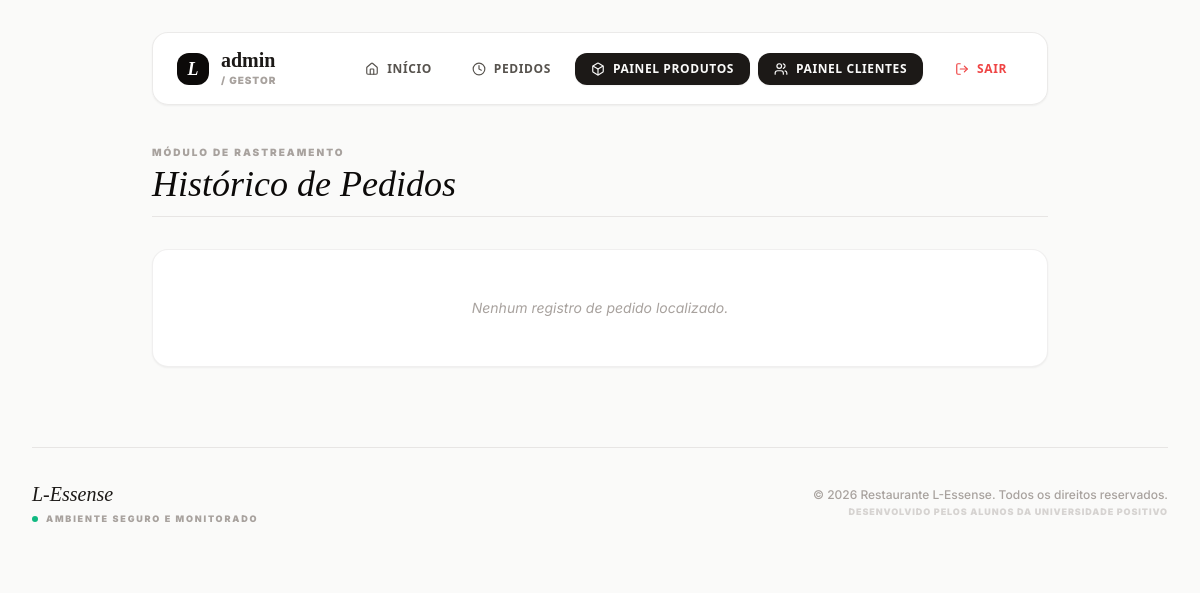
The app's page /dashboard/status.php (signed in), older data.
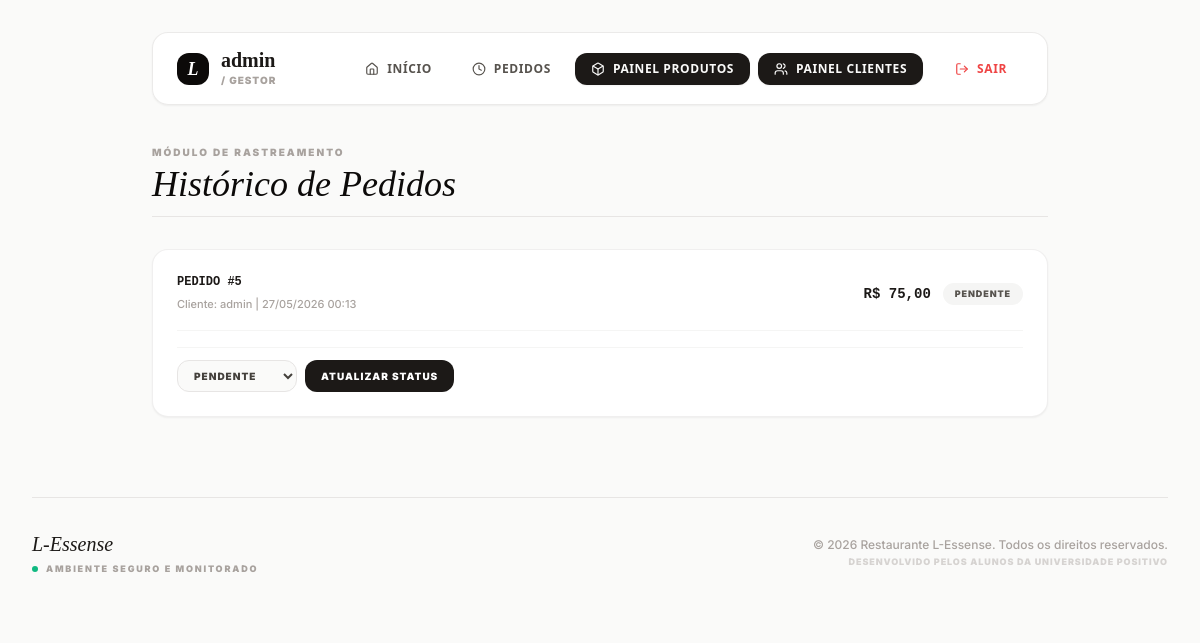
The same page, newer data.
### tables this page shows
CREATE TABLE `pedidos` (
  `id` int(11) NOT NULL,
  `usuario_id` int(11) NOT NULL,
  `usuario_nome` varchar(100) NOT NULL,
  `total` decimal(10,2) NOT NULL,
  `status` varchar(50) DEFAULT 'Pendente',
  `criado_em` timestamp NOT NULL DEFAULT current_timestamp()
);

### dashboard/status.php (the view, shortened to what this page needs)
<?php
require_once __DIR__ . '/../auth/Conexao.php';
if ($_SESSION['perfil'] === 'admin') {
    $sql_pedidos = "SELECT * FROM pedidos ORDER BY criado_em DESC";
    $stmt_p = mysqli_prepare($conexao, $sql_pedidos);
} else {
    $sql_pedidos = "SELECT * FROM pedidos WHERE usuario_id = ? ORDER BY criado_em DESC";
    $stmt_p = mysqli_prepare($conexao, $sql_pedidos);
    mysqli_stmt_bind_param($stmt_p, "i", $_SESSION['usuario_id']);
}
mysqli_stmt_execute($stmt_p);
$res_pedidos = mysqli_stmt_get_result($stmt_p);
$pedidos = mysqli_fetch_all($res_pedidos, MYSQLI_ASSOC);
?>
<!DOCTYPE html>
<html lang="pt-br">
<head>
    <script src="https://cdn.tailwindcss.com"></script>
</head>
<body class="bg-stone-50 text-stone-900 min-h-screen p-4 md:p-8">
    <div class="max-w-4xl mx-auto">
        <?php include '../user/menu.php'; ?>
        <div class="mb-8 border-b border-stone-200 pb-3">
            <span class="text-[10px] font-black uppercase tracking-[0.2em] text-stone-400 block mb-1">Módulo de Rastreamento</span>
            <h1 class="font-serif text-4xl italic text-stone-950">Histórico de Pedidos</h1>
        </div>
        <?php if (empty($pedidos)): ?>
            <div class="bg-white rounded-2xl p-12 text-center border border-stone-200/60 italic text-stone-400 text-sm shadow-sm">
                Nenhum registro de pedido localizado.
            </div>
        <?php else: ?>
            <div class="space-y-5">
                <?php foreach ($pedidos as $p):
                    $badgeColor = "bg-stone-100 text-stone-600";
                ?>
                    <div class="bg-white border border-stone-200/60 p-6 rounded-2xl shadow-sm">
                        <div class="flex flex-col sm:flex-row justify-between items-start sm:items-center gap-4 border-b border-stone-100 pb-4 mb-4">
                            <div>
                                <span class="text-xs font-mono font-bold text-stone-900 block">PEDIDO #<?php echo $p['id']; ?></span>
                                <span class="text-[11px] text-stone-400 font-medium">Cliente: <?php echo htmlspecialchars($p['usuario_nome']); ?> | <?php echo date('d/m/Y H:i', strtotime($p['criado_em'])); ?></span>
                            </div>
                            <div class="flex items-center gap-3 w-full sm:w-auto justify-between sm:justify-end">
                                <span class="text-sm font-mono font-bold text-stone-900">R$ <?php echo number_format((float)$p['total'], 2, ',', '.'); ?></span>
                                <span class="px-3 py-1 rounded-full text-[9px] font-black uppercase tracking-widest <?php echo $badgeColor; ?>">
                                    <?php echo htmlspecialchars($p['status']); ?>
                                </span>
                            </div>
                        </div>
                        <?php if ($_SESSION['perfil'] === 'admin'): ?>
                            <form action="" method="POST" class="flex gap-2 pt-3 border-t border-stone-100">
                                <select name="novo_status" class="bg-stone-50 text-stone-700 rounded-xl px-3 py-2 text-[10px] font-black uppercase tracking-widest outline-none border border-stone-200 focus:border-stone-400 transition-all">
                                    <option value="Pendente" <?php echo $p['status'] == 'Pendente' ? 'selected' : ''; ?>>Pendente</option>
                                </select>
                                <button type="submit" name="alterar_status" class="bg-stone-900 text-white px-4 py-2 rounded-xl text-[10px] font-black uppercase tracking-widest hover:bg-black transition-all">
                                    Atualizar Status
                                </button>
                            </form>
                        <?php endif; ?>
                    </div>
                <?php endforeach; ?>
            </div>
        <?php endif; ?>
    </div>
    <?php include '../user/rodape.php'; ?>
</body>
</html>

### user/menu.php (shortened to what this page needs)
<nav class="flex flex-col md:flex-row items-center justify-between gap-4 py-4 px-6 mb-10 bg-white border border-stone-200/80 rounded-2xl shadow-sm sticky top-4 z-50 backdrop-blur-md bg-white/90">
    <div class="flex items-center gap-3 text-center md:text-left">
        <div class="h-8 w-8 bg-stone-950 rounded-xl flex items-center justify-center text-white font-serif italic font-bold text-lg">L</div>
        <div>
            <span class="font-serif text-xl text-stone-900 leading-none">
                <strong><?php echo htmlspecialchars($_SESSION['usuario'] ?? 'Convidado'); ?></strong>
            </span>
            <span class="text-stone-400 text-[10px] font-black uppercase tracking-widest block">
                / <?php echo (isset($_SESSION['perfil']) && $_SESSION['perfil'] === 'admin') ? 'Gestor' : 'Cliente'; ?>
            </span>
        </div>
    </div>
    <div class="flex flex-wrap items-center justify-center gap-2 font-sans">
        <a href="../user/home.php" class="flex items-center gap-2 px-4 py-2 text-xs font-bold uppercase tracking-wider text-stone-600 hover:text-stone-900 hover:bg-stone-100/70 rounded-xl transition-all">
            <i data-lucide="home" class="w-3.5 h-3.5"></i> Início
        </a>
        <a href="../dashboard/status.php" class="flex items-center gap-2 px-4 py-2 text-xs font-bold uppercase tracking-wider text-stone-600 hover:text-stone-900 hover:bg-stone-100/70 rounded-xl transition-all">
            <i data-lucide="clock" class="w-3.5 h-3.5"></i> Pedidos
        </a>
        <?php if (isset($_SESSION['perfil']) && $_SESSION['perfil'] === 'admin'): ?>
            <a href="../dashboard/product.php" class="flex items-center gap-2 px-4 py-2 text-xs font-bold uppercase tracking-wider bg-stone-900 text-stone-50 hover:bg-black rounded-xl transition-all shadow-sm">
                <i data-lucide="box" class="w-3.5 h-3.5"></i> Painel Produtos
            </a>
            <a href="../dashboard/client.php" class="flex items-center gap-2 px-4 py-2 text-xs font-bold uppercase tracking-wider bg-stone-900 text-stone-50 hover:bg-black rounded-xl transition-all shadow-sm">
                <i data-lucide="users" class="w-3.5 h-3.5"></i> Painel Clientes
            </a>
        <?php endif; ?>
        <a href="../auth/logout.php" class="flex items-center gap-2 px-4 py-2 text-xs font-bold uppercase tracking-wider text-red-500 hover:bg-red-50 rounded-xl transition-all ml-2">
            <i data-lucide="log-out" class="w-3.5 h-3.5"></i> Sair
        </a>
    </div>
</nav>

### user/rodape.php (shortened to what this page needs)
<footer class="mt-20 pb-10 border-t border-stone-200">
    <div class="max-w-6xl mx-auto pt-8 flex flex-col md:flex-row justify-between items-center gap-4 text-center md:text-left">
        <div class="flex flex-col items-center md:items-start">
            <span class="font-serif text-xl italic text-stone-900 mb-1">L-Essense</span>
            <div class="flex items-center gap-2">
                <span class="w-1.5 h-1.5 rounded-full bg-emerald-500 animate-pulse"></span>
                <span class="text-[9px] font-black uppercase tracking-[0.2em] text-stone-400">
                    Ambiente Seguro e Monitorado
                </span>
            </div>
        </div>
        <div class="md:text-right">
            <p class="text-xs text-stone-400 font-medium">
                &copy; <?php echo date("Y"); ?> Restaurante L-Essense. Todos os direitos reservados.
            </p>
            <p class="text-[9px] font-black uppercase tracking-widest text-stone-300 mt-0.5">
                Desenvolvido pelos alunos da Universidade Positivo
            </p>
        </div>
    </div>
</footer>

### dashboard/status.php (style rules this page uses)
body { font-family: 'Inter', sans-serif; }
.font-serif { font-family: 'Instrument Serif', serif; }

Row changes from the older to the newer data that the page shows:
added pedidos: id "5", usuario_nome "admin", criado_em "27/05/2026 00:13", total "75,00", status "PENDENTE", novo_status "Pendente"
Text that changed along with them:
text no longer shown: "Nenhum registro de pedido localizado."
